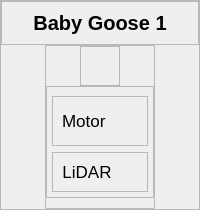
                        <widget class="QFrame" name="card_1">
                         <property name="sizePolicy">
                          <sizepolicy hsizetype="Preferred" vsizetype="Preferred">
                           <horstretch>0</horstretch>
                           <verstretch>0</verstretch>
                          </sizepolicy>
                         </property>
                         <property name="minimumSize">
                          <size>
                           <width>120</width>
                           <height>0</height>
                          </size>
                         </property>
                         <property name="frameShape">
                          <enum>QFrame::StyledPanel</enum>
                         </property>
                         <property name="frameShadow">
                          <enum>QFrame::Raised</enum>
                         </property>
                         <layout class="QVBoxLayout" name="verticalLayout_23">
                          <property name="spacing">
                           <number>0</number>
                          </property>
                          <property name="leftMargin">
                           <number>0</number>
                          </property>
                          <property name="topMargin">
                           <number>0</number>
                          </property>
                          <property name="rightMargin">
                           <number>0</number>
                          </property>
                          <property name="bottomMargin">
                           <number>0</number>
                          </property>
                          <item alignment="Qt::AlignTop">
                           <widget class="QFrame" name="frame_32">
                            <property name="frameShape">
                             <enum>QFrame::StyledPanel</enum>
                            </property>
                            <property name="frameShadow">
                             <enum>QFrame::Raised</enum>
                            </property>
                            <layout class="QHBoxLayout" name="horizontalLayout_21">
                             <item>
                              <widget class="QLabel" name="label_30">
                               <property name="font">
                                <font>
                                 <pointsize>15</pointsize>
                                 <weight>75</weight>
                                 <bold>true</bold>
                                </font>
                               </property>
                               <property name="text">
                                <string>Baby Goose 1</string>
                               </property>
                               <property name="alignment">
                                <set>Qt::AlignCenter</set>
                               </property>
                              </widget>
                             </item>
                            </layout>
                           </widget>
                          </item>
                          <item alignment="Qt::AlignHCenter|Qt::AlignVCenter">
                           <widget class="QFrame" name="frame_31">
                            <property name="sizePolicy">
                             <sizepolicy hsizetype="Preferred" vsizetype="Preferred">
                              <horstretch>0</horstretch>
                              <verstretch>0</verstretch>
                             </sizepolicy>
                            </property>
                            <property name="frameShape">
                             <enum>QFrame::StyledPanel</enum>
                            </property>
                            <property name="frameShadow">
                             <enum>QFrame::Raised</enum>
                            </property>
                            <layout class="QVBoxLayout" name="verticalLayout_26">
                             <property name="spacing">
                              <number>0</number>
                             </property>
                             <property name="leftMargin">
                              <number>0</number>
                             </property>
                             <property name="topMargin">
                              <number>0</number>
                             </property>
                             <property name="rightMargin">
                              <number>0</number>
                             </property>
                             <property name="bottomMargin">
                              <number>10</number>
                             </property>
                             <item alignment="Qt::AlignHCenter|Qt::AlignVCenter">
                              <widget class="QFrame" name="frame_18">
                               <property name="frameShape">
                                <enum>QFrame::StyledPanel</enum>
                               </property>
                               <property name="frameShadow">
                                <enum>QFrame::Raised</enum>
                               </property>
                               <layout class="QHBoxLayout" name="horizontalLayout_23">
                                <item alignment="Qt::AlignHCenter|Qt::AlignVCenter">
                                 <widget class="QLabel" name="label_status_b1">
                                  <property name="minimumSize">
                                   <size>
                                    <width>20</width>
                                    <height>20</height>
                                   </size>
                                  </property>
                                  <property name="maximumSize">
                                   <size>
                                    <width>30</width>
                                    <height>30</height>
                                   </size>
                                  </property>
                                  <property name="font">
                                   <font>
                                    <pointsize>13</pointsize>
                                    <weight>75</weight>
                                    <bold>true</bold>
                                   </font>
                                  </property>
                                  <property name="text">
                                   <string/>
                                  </property>
                                  <property name="alignment">
                                   <set>Qt::AlignCenter</set>
                                  </property>
                                 </widget>
                                </item>
                               </layout>
                              </widget>
                             </item>
                             <item alignment="Qt::AlignHCenter|Qt::AlignVCenter">
                              <widget class="QFrame" name="frame_20">
                               <property name="sizePolicy">
                                <sizepolicy hsizetype="Preferred" vsizetype="Preferred">
                                 <horstretch>0</horstretch>
                                 <verstretch>0</verstretch>
                                </sizepolicy>
                               </property>
                               <property name="minimumSize">
                                <size>
                                 <width>0</width>
                                 <height>84</height>
                                </size>
                               </property>
                               <property name="frameShape">
                                <enum>QFrame::StyledPanel</enum>
                               </property>
                               <property name="frameShadow">
                                <enum>QFrame::Raised</enum>
                               </property>
                               <layout class="QVBoxLayout" name="verticalLayout_27">
                                <property name="leftMargin">
                                 <number>5</number>
                                </property>
                                <property name="rightMargin">
                                 <number>5</number>
                                </property>
                                <property name="bottomMargin">
                                 <number>5</number>
                                </property>
                                <item alignment="Qt::AlignVCenter">
                                 <widget class="QFrame" name="frame_mt_b1">
                                  <property name="sizePolicy">
                                   <sizepolicy hsizetype="Expanding" vsizetype="Preferred">
                                    <horstretch>0</horstretch>
                                    <verstretch>0</verstretch>
                                   </sizepolicy>
                                  </property>
                                  <property name="cursor">
                                   <cursorShape>ArrowCursor</cursorShape>
                                  </property>
                                  <property name="frameShape">
                                   <enum>QFrame::StyledPanel</enum>
                                  </property>
                                  <property name="frameShadow">
                                   <enum>QFrame::Raised</enum>
                                  </property>
                                  <layout class="QHBoxLayout" name="horizontalLayout_27">
                                   <property name="spacing">
                                    <number>6</number>
                                   </property>
                                   <property name="bottomMargin">
                                    <number>9</number>
                                   </property>
                                   <item alignment="Qt::AlignLeft|Qt::AlignVCenter">
                                    <widget class="QLabel" name="label_21">
                                     <property name="font">
                                      <font>
                                       <pointsize>13</pointsize>
                                      </font>
                                     </property>
                                     <property name="text">
                                      <string>Motor</string>
                                     </property>
                                    </widget>
                                   </item>
                                   <item alignment="Qt::AlignRight|Qt::AlignVCenter">
                                    <widget class="QLabel" name="label_mt_b1">
                                     <property name="minimumSize">
                                      <size>
                                       <width>20</width>
                                       <height>30</height>
                                      </size>
                                     </property>
                                     <property name="maximumSize">
                                      <size>
                                       <width>30</width>
                                       <height>40</height>
                                      </size>
                                     </property>
                                     <property name="text">
                                      <string/>
                                     </property>
                                     <property name="pixmap">
                                      <pixmap resource="resources.qrc">:/icons/icons/blueIcons/motor.svg</pixmap>
                                     </property>
                                     <property name="scaledContents">
                                      <bool>true</bool>
                                     </property>
                                     <property name="alignment">
                                      <set>Qt::AlignCenter</set>
                                     </property>
                                    </widget>
                                   </item>
                                  </layout>
                                 </widget>
                                </item>
                                <item alignment="Qt::AlignVCenter">
                                 <widget class="QFrame" name="frame_li_b1">
                                  <property name="sizePolicy">
                                   <sizepolicy hsizetype="Expanding" vsizetype="Preferred">
                                    <horstretch>0</horstretch>
                                    <verstretch>0</verstretch>
                                   </sizepolicy>
                                  </property>
                                  <property name="frameShape">
                                   <enum>QFrame::StyledPanel</enum>
                                  </property>
                                  <property name="frameShadow">
                                   <enum>QFrame::Raised</enum>
                                  </property>
                                  <layout class="QHBoxLayout" name="horizontalLayout_28">
                                   <item alignment="Qt::AlignLeft|Qt::AlignVCenter">
                                    <widget class="QLabel" name="label_23">
                                     <property name="font">
                                      <font>
                                       <pointsize>13</pointsize>
                                      </font>
                                     </property>
                                     <property name="text">
                                      <string>LiDAR</string>
                                     </property>
                                     <property name="alignment">
                                      <set>Qt::AlignCenter</set>
                                     </property>
                                    </widget>
                                   </item>
                                   <item alignment="Qt::AlignRight|Qt::AlignVCenter">
                                    <widget class="QLabel" name="label_li_b1">
                                     <property name="minimumSize">
                                      <size>
                                       <width>20</width>
                                       <height>20</height>
                                      </size>
                                     </property>
                                     <property name="maximumSize">
                                      <size>
                                       <width>30</width>
                                       <height>30</height>
                                      </size>
                                     </property>
                                     <property name="text">
                                      <string/>
                                     </property>
                                     <property name="pixmap">
                                      <pixmap resource="resources.qrc">:/icons/icons/blueIcons/radio.svg</pixmap>
                                     </property>
                                     <property name="scaledContents">
                                      <bool>false</bool>
                                     </property>
                                    </widget>
                                   </item>
                                  </layout>
                                 </widget>
                                </item>
                               </layout>
                              </widget>
                             </item>
                            </layout>
                           </widget>
                          </item>
                         </layout>
                        </widget>
